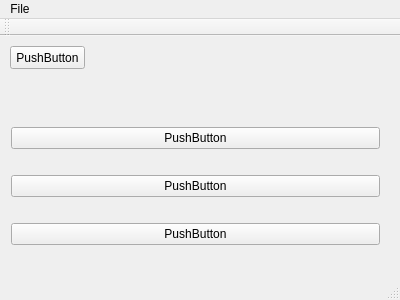
<?xml version="1.0" encoding="UTF-8"?>
<ui version="4.0">
 <class>MainWindow</class>
 <widget class="QMainWindow" name="MainWindow">
  <property name="geometry">
   <rect>
    <x>0</x>
    <y>0</y>
    <width>400</width>
    <height>300</height>
   </rect>
  </property>
  <property name="windowTitle">
   <string>MainWindow</string>
  </property>
  <property name="dockNestingEnabled">
   <bool>true</bool>
  </property>
  <widget class="QWidget" name="centralWidget">
   <widget class="QPushButton" name="pushButton">
    <property name="geometry">
     <rect>
      <x>10</x>
      <y>10</y>
      <width>75</width>
      <height>23</height>
     </rect>
    </property>
    <property name="sizePolicy">
     <sizepolicy hsizetype="Expanding" vsizetype="Fixed">
      <horstretch>10</horstretch>
      <verstretch>0</verstretch>
     </sizepolicy>
    </property>
    <property name="text">
     <string>PushButton</string>
    </property>
   </widget>
   <widget class="QWidget" name="verticalLayoutWidget">
    <property name="geometry">
     <rect>
      <x>0</x>
      <y>60</y>
      <width>391</width>
      <height>181</height>
     </rect>
    </property>
    <layout class="QVBoxLayout" name="verticalLayout">
     <property name="sizeConstraint">
      <enum>QLayout::SetNoConstraint</enum>
     </property>
     <item>
      <widget class="QPushButton" name="pushButton_2">
       <property name="text">
        <string>PushButton</string>
       </property>
      </widget>
     </item>
     <item>
      <widget class="QPushButton" name="pushButton_4">
       <property name="text">
        <string>PushButton</string>
       </property>
      </widget>
     </item>
     <item>
      <widget class="QPushButton" name="pushButton_3">
       <property name="text">
        <string>PushButton</string>
       </property>
      </widget>
     </item>
    </layout>
   </widget>
  </widget>
  <widget class="QMenuBar" name="menuBar">
   <property name="geometry">
    <rect>
     <x>0</x>
     <y>0</y>
     <width>400</width>
     <height>21</height>
    </rect>
   </property>
   <widget class="QMenu" name="menuFile">
    <property name="title">
     <string>File</string>
    </property>
    <addaction name="actionClose"/>
   </widget>
   <addaction name="menuFile"/>
  </widget>
  <widget class="QToolBar" name="mainToolBar">
   <attribute name="toolBarArea">
    <enum>TopToolBarArea</enum>
   </attribute>
   <attribute name="toolBarBreak">
    <bool>false</bool>
   </attribute>
  </widget>
  <widget class="QStatusBar" name="statusBar"/>
  <action name="actionClose">
   <property name="text">
    <string>Close</string>
   </property>
  </action>
 </widget>
 <layoutdefault spacing="6" margin="11"/>
 <resources/>
 <connections>
  <connection>
   <sender>actionClose</sender>
   <signal>triggered()</signal>
   <receiver>MainWindow</receiver>
   <slot>close()</slot>
   <hints>
    <hint type="sourcelabel">
     <x>-1</x>
     <y>-1</y>
    </hint>
    <hint type="destinationlabel">
     <x>199</x>
     <y>149</y>
    </hint>
   </hints>
  </connection>
 </connections>
</ui>
